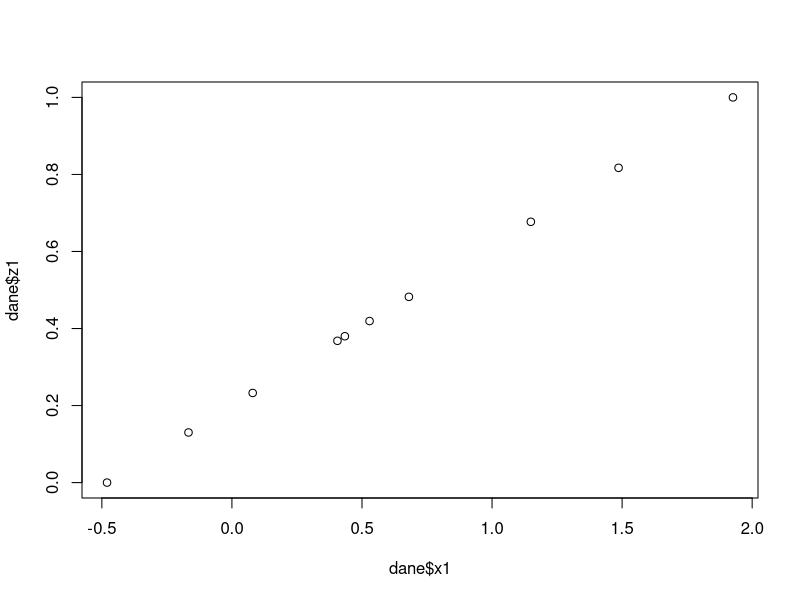

Here is the R script that generated this plot: (Note: this script raises an error after producing the figure.)
# generowanie danych

rnorm(10)

dane <- data.frame(x1=rnorm(10), x2=rnorm(10), x3=rnorm(10), x4=rnorm(10))

dane$w1 <- (min(dane$x1)-max(dane$x1))/mean(dane$x1)
dane$w2 <- (min(dane$x2)-max(dane$x2))/mean(dane$x2)
dane$w3 <- (min(dane$x3)-max(dane$x3))/mean(dane$x3)
dane$w4 <- (min(dane$x4)-max(dane$x4))/mean(dane$x4)

# funkcje

oblicz_wskaznik <- function(x){
  
  wskaznik <- (min(x)-max(x))/median(x)
  
  return(wskaznik)
  
}

dane$w1 <- oblicz_wskaznik(dane$x1)
dane$w2 <- oblicz_wskaznik(dane$x2)
dane$w3 <- oblicz_wskaznik(dane$x3)
dane$w4 <- oblicz_wskaznik(dane$x4)

przeskaluj01 <- function(x){
  
  z <- (x - min(x))/(max(x)-min(x))
  
  return(z)
  
}

przeskaluj01 <- function(x){
  
  (x - min(x))/(max(x)-min(x))

}


dane$z1 <- przeskaluj01(dane$x1)
dane$z2 <- przeskaluj01(dane$x2)
dane$z3 <- przeskaluj01(dane$x3)
dane$z4 <- przeskaluj01(dane$x4)

plot(dane$x1, dane$z1)

# warunki

sprawdz_liczbe <- function(liczba){
  
  if(is.character(liczba)){
    stop("Argument jest tekstem")
  } else if(is.na(liczba)){
    stop("Argument jest brakiem danych")
  }
  
  if(liczba > 0){
    print("Liczba większa od 0")
  } else if(liczba < 0){
    print("Liczba mniejsza od 0")
  } else{
    print("Liczba równa 0")
  }
  
}

sprawdz_liczbe(9)
sprawdz_liczbe(0)
sprawdz_liczbe("abc")
sprawdz_liczbe(NA)

# ifelse v1

liczba <- 10

tekst <- ifelse(test = liczba > 0, yes = "Liczba większa od 0", no = "Liczba <= 0")

if(liczba > 0){
  tekst <- "Liczba większa od 0"
} else{
  tekst <- "Liczba <= 0"
}

# ifelse v2

tekst <- ifelse(test = liczba > 0, yes = "Liczba większa od 0", 
                no = ifelse(liczba < 0, "Liczba mniejsza od 0", "Liczba równa 0"))

if(liczba > 0){
  tekst <- "Liczba większa od 0"
} else if(liczba < 0){
  tekst <- "Liczba mniejsza od 0"
} else{
  tekst <- "Liczba równa 0"
}

# przykład na danych

dane$tekst <- ifelse(test = dane$x1 > 0, yes = "Liczba większa od 0", 
                     no = ifelse(dane$x1 < 0, "Liczba mniejsza od 0", "Liczba równa 0"))

# zadanie

czy_podzielna35 <- function(liczba){
  
  if(liczba %% 3 == 0 && liczba %% 5 == 0){
    print("Liczba podzielna przez 3 i 5")
  } else if(liczba %% 5 == 0){
    print("Liczba podzielna przez 5")
  } else if(liczba %% 3 == 0){
    print("Liczba podzielna przez 3")
  } else {
    print("Liczba niepodzielna ani przez 3 ani przez 5")
  }
  
}

czy_podzielna35(15)
czy_podzielna35(17)
czy_podzielna35(12)
czy_podzielna35(10)


for(month in 1:length(month.name)){
  
  print(month.name[month])
  
}

seq_along(month.name)
1:length(month.name)

for(month in seq_along(month.name)){
  
  print(month.name[month])
  
}

for(month in month.name){
  
  print(month)
  
}

# rzut kostką

wynik_kostka <- numeric(1000000)

for(rzut in seq_along(wynik_kostka)){
  
  wynik_kostka[rzut] <- sample(x = 1:6, size = 1)
  
}

wynik_kostka
mean(wynik_kostka)
table(wynik_kostka)

# zadanie

for(i in seq(99,1,-1)){
  if(i == 1){
    print('1 bottle of beer on the wall, 1 bottle of beer! So take it down, pass it around, no more bottles of beer on the wall!')
  } else if(i == 2){
    print('2 more bottles of beer on the wall, 2 more bottles of beer! So take one down, pass it around, 1 more bottle of beer on the wall!')
  } else {
    print(paste0(i,' bottles of beer on the wall, ', i, ' bottles of beer! So take it down, pass it around,', i - 1, 'more bottles of beer on the wall!'))
  }
}
